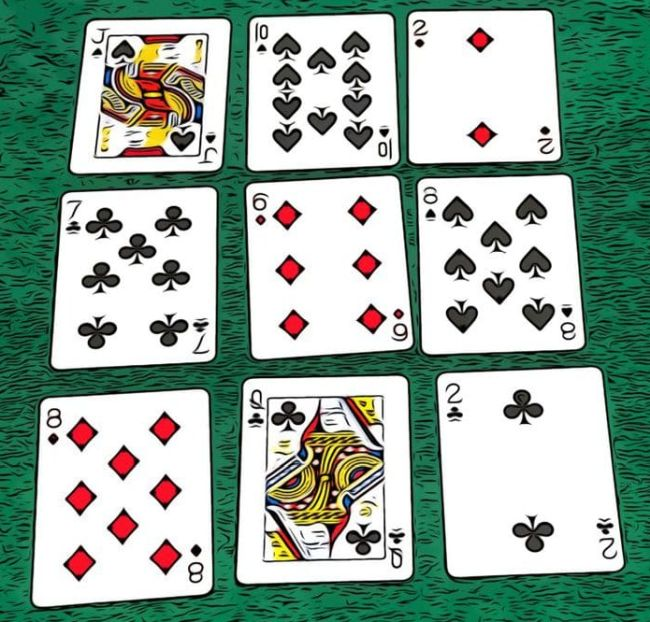
#> input picture resources/cards.jpg, 650 x 622 px
$ python chapter5.py
#> lines starting #> are read from the running program, lines starting #| are printed output that depends on the picture
import cv2
import numpy as np

img = cv2.imread("resources/cards.jpg")
#> img is the input picture: shape (622, 650, 3); mean B, G, R 157.1, 169.5, 148.2


width = 250
height = 350
pts1 = np.float32([[243,380],[407,375],[412,580],[235,580]])
pts2 = np.float32([[0,0],[width,0],[width,height],[height,0]])

matrix = cv2.getPerspectiveTransform(pts1,pts2)
imgOutput = cv2.warpPerspective(img, matrix,(width,height))
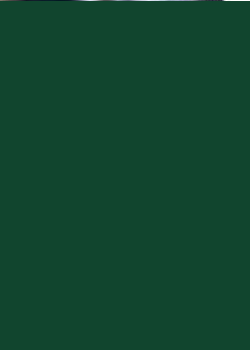
#> imgOutput: shape (350, 250, 3); mean B, G, R 46.3, 69.2, 17.3
cv2.imshow("output", img)
cv2.imshow("output1", imgOutput)
cv2.waitKey(0)
